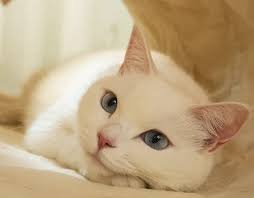
#> input picture 4.Python/real_example/cat2.jpeg, 254 x 198 px, found by its file name
$ python imageprocess.py
#> lines starting #> are read from the running program, lines starting #| are printed output that depends on the picture
#pip install pillow
from PIL import Image, ImageFilter
import os


print(os.getcwd())

# 이미지 열기
image = Image.open('./4.python/real_example/cat2.jpeg')
#> image is the input picture: PIL image 254x198 RGB; mean R, G, B 189.6, 165.5, 129.9

# 이미지 크기를 줄이고 싶음
resized_image = image.resize((80,60))
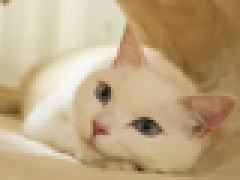
#> resized_image: PIL image 80x60 RGB (shown 3 times larger); mean R, G, B 189.6, 165.5, 129.9
resized_image.save("./4.python/real_example/small_cats.jpeg")

# 이미지 블러
blurred_image = image.filter(ImageFilter.BLUR)
blurred_image.save("./4.python/real_example/blur_cats.jpeg")

# 이미지 블러
blurred_image = image.filter(ImageFilter.CONTOUR)
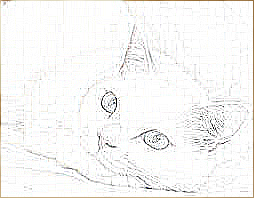
#> blurred_image: PIL image 254x198 RGB; mean R, G, B 246.8, 246.4, 245.2
blurred_image.save('./4.python/real_example/contour_cats.jpeg')
